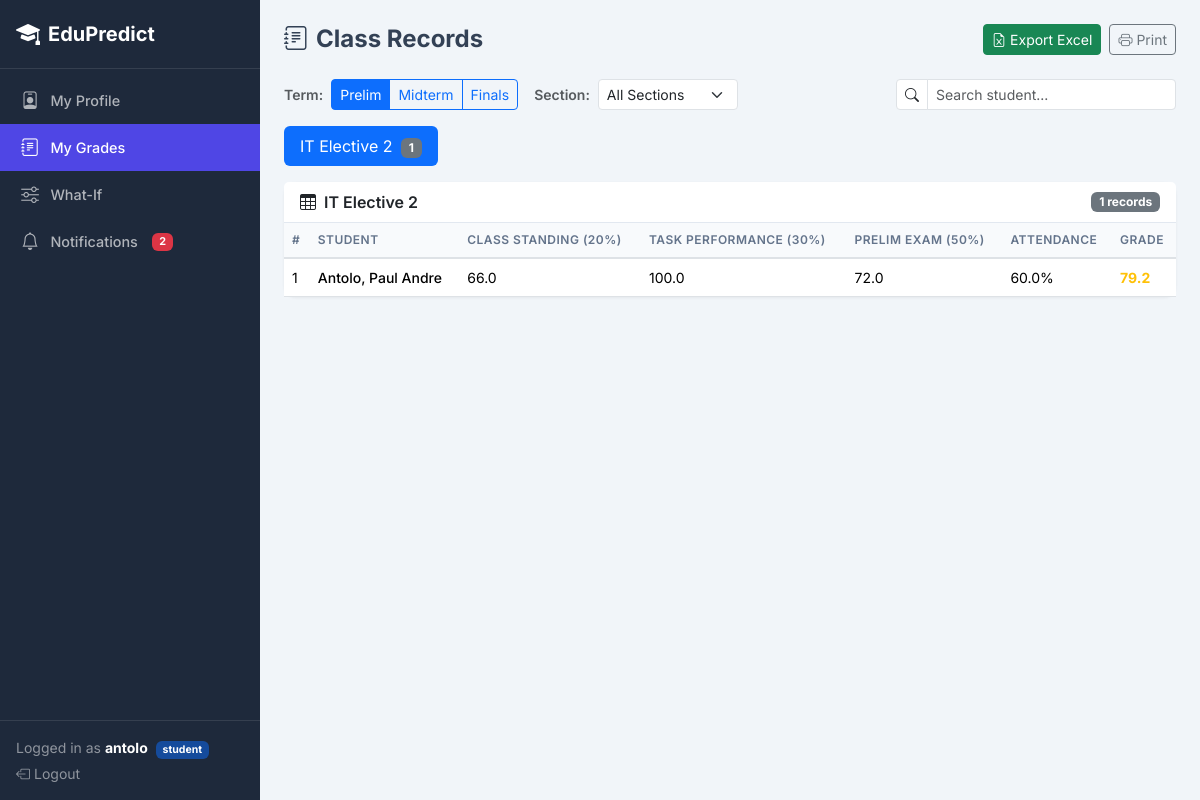
/class-records (signed in), run on the app's committed database.
### app.py (models this page shows, shortened)
class User(db.Model):
    __tablename__ = 'users'
    id = db.Column(db.Integer, primary_key=True)
    username = db.Column(db.String(80), unique=True, nullable=False)
    password_hash = db.Column(db.String(256), nullable=False)
    role = db.Column(db.String(20), default='teacher')
    student_id = db.Column(db.Integer, db.ForeignKey('students.id'), nullable=True)
    @property
    def is_authenticated(self): return True
    @property
    def is_staff(self): return self.role in ('admin', 'teacher')
    @property
    def is_parent(self): return self.role == 'parent'

class Subject(db.Model):
    __tablename__ = 'subjects'
    id = db.Column(db.Integer, primary_key=True)
    name = db.Column(db.String(100), nullable=False)
    description = db.Column(db.Text)
    records = db.relationship('ClassRecord', backref='subject', lazy=True)
    topics = db.relationship('Topic', backref='subject', lazy=True)

class ClassRecord(db.Model):
    __tablename__ = 'class_records'
    id = db.Column(db.Integer, primary_key=True)
    student_id = db.Column(db.Integer, db.ForeignKey('students.id'), nullable=False)
    subject_id = db.Column(db.Integer, db.ForeignKey('subjects.id'), nullable=False)
    term = db.Column(db.String(20))
    semester = db.Column(db.String(30))
    school_year = db.Column(db.String(30))
    class_standing = db.Column(db.Float, default=0)     # Equiv % (weight 20%)
    exam_score = db.Column(db.Float, default=0)          # Equiv % (weight 50%)
    task_performance = db.Column(db.Float, default=0)    # Equiv % (weight 30%)
    attendance = db.Column(db.Float, default=100)         # Tracked separately, not in grade
    final_grade = db.Column(db.Float, default=0)          # CS*0.20 + TP*0.30 + Exam*0.50

class Student(db.Model):
    __tablename__ = 'students'
    id = db.Column(db.Integer, primary_key=True)
    name = db.Column(db.String(100), nullable=False)
    section = db.Column(db.String(20))
    year_level = db.Column(db.Integer)
    semester = db.Column(db.String(30))
    school_year = db.Column(db.String(30))
    email = db.Column(db.String(100))
    is_scholar = db.Column(db.Boolean, default=False)
    is_working_student = db.Column(db.Boolean, default=False)
    parent_phone = db.Column(db.String(20))
    parent_name = db.Column(db.String(100))
    records = db.relationship('ClassRecord', backref='student', lazy=True)
    predictions = db.relationship('Prediction', backref='student', lazy=True)
    activities = db.relationship('StudentActivity', backref='student', lazy=True)
    quiz_scores = db.relationship('QuizScore', backref='student', lazy=True)
    notifications = db.relationship('Notification', backref='student', lazy=True)

### app.py (the view, shortened to what this page needs)
@app.route('/class-records', methods=['GET', 'POST'])
@login_required
def class_records():
    if request.method == 'POST' and not current_user.is_staff:
        abort(403)
    query = (
        db.session.query(ClassRecord, Student, Subject)
        .join(Student, ClassRecord.student_id == Student.id)
        .join(Subject, ClassRecord.subject_id == Subject.id)
    )
    if current_user.role == 'student' and current_user.student_id:
        query = query.filter(ClassRecord.student_id == current_user.student_id)
    if current_user.role == 'parent' and current_user.student_id:
        query = query.filter(ClassRecord.student_id == current_user.student_id)
    all_records = query.order_by(Subject.name, Student.name, ClassRecord.term).all()
    records_by_subject = {}
    for rec, student, subject in all_records:
        records_by_subject.setdefault(subject.name, []).append((rec, student, subject))
    all_students = Student.query.order_by(Student.name).all()
    all_subjects = Subject.query.order_by(Subject.name).all()
    sections = [r[0] for r in db.session.query(Student.section).distinct().order_by(Student.section).all() if r[0]]
    return render_template('class_records.html',
                           records_by_subject=records_by_subject,
                           students=all_students, subjects=all_subjects,
                           sections=sections)

### app.py (called while the page is built)
@login_manager.user_loader
def load_user(user_id):
    return db.session.get(User, int(user_id))

### templates/class_records.html (shortened to what this page needs)
{% extends "base.html" %}
{% block content %}
<div class="d-flex flex-wrap align-items-center justify-content-between gap-2 mb-4">
    <h4 class="fw-bold mb-0"><i class="bi bi-journal-text me-2"></i>Class Records</h4>
    <div class="d-flex flex-wrap gap-2">
        <a href="{{ url_for('export_class_records') }}" class="btn btn-success btn-sm"><i class="bi bi-file-earmark-excel me-1"></i>Export Excel</a>
        <button class="btn btn-outline-secondary btn-sm" onclick="window.print()"><i class="bi bi-printer me-1"></i>Print</button>
    </div>
</div>
        <div class="d-flex flex-wrap align-items-center gap-2 mb-3">
            <span class="fw-semibold text-muted small">Term:</span>
            <div class="btn-group btn-group-sm" id="termFilter" role="group">
                <button type="button" class="btn btn-outline-primary active" data-term="Prelim">Prelim</button>
                <button type="button" class="btn btn-outline-primary" data-term="Midterm">Midterm</button>
                <button type="button" class="btn btn-outline-primary" data-term="Finals">Finals</button>
            </div>
            <span class="fw-semibold text-muted small ms-2">Section:</span>
            <select class="form-select form-select-sm" id="sectionFilter" style="width:auto;min-width:140px;">
                <option value="">All Sections</option>
            </select>
            <div class="ms-auto" style="max-width:280px;width:100%">
                <div class="input-group input-group-sm">
                    <span class="input-group-text bg-white"><i class="bi bi-search"></i></span>
                    <input type="text" class="form-control" id="recordSearch" placeholder="Search student...">
                </div>
            </div>
        </div>
        {% if subjects %}
        <ul class="nav nav-pills mb-3" id="subjectPills" role="tablist">
            {% for subject in subjects %}
            <li class="nav-item" role="presentation">
                <button class="nav-link {% if loop.first %}active{% endif %}"
                        data-bs-toggle="pill"
                        data-bs-target="#subj-{{ subject.id }}"
                        type="button" role="tab">
                    {{ subject.name }}
                    <span class="badge bg-secondary ms-1">{{ records_by_subject.get(subject.name, [])|length }}</span>
                </button>
            </li>
            {% endfor %}
        </ul>
        {% endif %}
        <div class="tab-content" id="subjectTabContent">
            {% for subject in subjects %}
            {% set subj_records = records_by_subject.get(subject.name, []) %}
            <div class="tab-pane fade {% if loop.first %}show active{% endif %}"
                 id="subj-{{ subject.id }}" role="tabpanel">
                <div class="card">
                    <div class="card-header d-flex justify-content-between align-items-center">
                        <span><i class="bi bi-table me-2"></i>{{ subject.name }}</span>
                        <span class="badge bg-secondary">{{ subj_records|length }} records</span>
                    </div>
                    <div class="card-body p-0">
                        <div class="table-responsive">
                            <table class="table table-hover align-middle mb-0">
                                <thead>
                                    <tr>
                                        <th>#</th>
                                        <th>Student</th>
                                        <th class="d-none d-md-table-cell">Class Standing (20%)</th>
                                        <th class="d-none d-md-table-cell">Task Performance (30%)</th>
                                        <th class="d-none d-md-table-cell exam-header">Prelim Exam (50%)</th>
                                        <th class="d-none d-lg-table-cell">Attendance</th>
                                        <th>Grade</th>
                                    </tr>
                                </thead>
                                <tbody>
                                {% for rec, student, subj in subj_records %}
                                <tr data-term="{{ rec.term }}" data-section="{{ student.section }}">
                                    <td class="row-num"></td>
                                    <td class="fw-medium">{{ student.name }}</td>
                                    <td class="d-none d-md-table-cell">{{ rec.class_standing }}</td>
                                    <td class="d-none d-md-table-cell">{{ rec.task_performance }}</td>
                                    <td class="d-none d-md-table-cell">{{ rec.exam_score }}</td>
                                    <td class="d-none d-lg-table-cell">{{ rec.attendance }}%</td>
                                    <td>
                                        <span class="fw-bold {% if rec.final_grade < 75 %}text-danger{% elif rec.final_grade < 80 %}text-warning{% else %}text-success{% endif %}">
                                            {{ rec.final_grade }}
                                        </span>
                                    </td>
                                </tr>
                                {% endfor %}
                                </tbody>
                            </table>
                        </div>
                    </div>
                </div>
            </div>
            {% endfor %}
        </div>
{% endblock %}

### templates/base.html (shortened to what this page needs)
<!DOCTYPE html>
<html lang="en" data-bs-theme="light">
<head>
    <link href="https://cdn.jsdelivr.net/npm/bootstrap@5.3.3/dist/css/bootstrap.min.css" rel="stylesheet">
    <link href="https://cdn.jsdelivr.net/npm/bootstrap-icons@1.11.3/font/bootstrap-icons.min.css" rel="stylesheet">
    <link rel="stylesheet" href="{{ url_for('static', filename='css/style.css') }}">
</head>
<body>
<div class="d-flex min-vh-100">
    <nav class="sidebar d-none d-lg-flex flex-column flex-shrink-0">
        <div class="sidebar-brand d-flex align-items-center gap-2 px-3 py-3 border-bottom border-white border-opacity-10">
            <i class="bi bi-mortarboard-fill fs-4"></i>
            <span class="fw-bold fs-5">EduPredict</span>
        </div>
        {% include '_sidebar_nav.html' %}
        <div class="mt-auto px-3 py-3 border-top border-white border-opacity-10 small">
            <div class="text-white-50">
                Logged in as <strong class="text-white">{{ current_user.username }}</strong>
                <span class="badge bg-primary bg-opacity-50 ms-1">{{ current_user.role }}</span>
            </div>
            <a href="{{ url_for('logout') }}" class="text-white-50 text-decoration-none d-inline-flex align-items-center gap-1 mt-1">
                <i class="bi bi-box-arrow-left"></i> Logout
            </a>
        </div>
    </nav>
    <div class="flex-grow-1 main-wrapper">
        <main class="p-3 p-md-4">
            {% block content %}{% endblock %}
        </main>
    </div>
</div>
</body>
</html>

### static/css/style.css (style rules this page uses)
:root { --ep-sidebar: 260px; --ep-dark: #1e293b; --ep-dark-hover: #334155; --ep-primary: #4f46e5; --ep-success: #10b981; --ep-warning: #f59e0b; --ep-danger: #ef4444; --ep-info: #06b6d4; }
body { font-family: 'Inter', system-ui, -apple-system, sans-serif; background: #f1f5f9; color: #334155; }
a { color: var(--ep-primary); }
.sidebar, .sidebar-offcanvas { background: var(--ep-dark); color: #fff; width: var(--ep-sidebar); }
.sidebar .sidebar-brand { font-size: 1.15rem; }
.main-wrapper { min-height: 100vh; }
.table { font-size: .875rem; }
.table thead th { background: #f8fafc; font-weight: 600; text-transform: uppercase; font-size: .75rem; letter-spacing: .04em; color: #64748b; border-bottom-width: 2px; white-space: nowrap; }
.table tbody tr { transition: background .1s; }
.card { border: none; border-radius: .75rem; box-shadow: 0 1px 3px rgba(0,0,0,.06); }
.card-header { background: #fff; font-weight: 600; border-bottom: 1px solid #e2e8f0; }

### data on the page
User: username "antolo", role "student"
Subject: name "IT Elective 2", get|length "1", subj_records "1"
ClassRecord: name "Antolo, Paul Andre", class_standing "66.0", task_performance "100.0", exam_score "72.0", attendance "60.0", final_grade "79.2"
